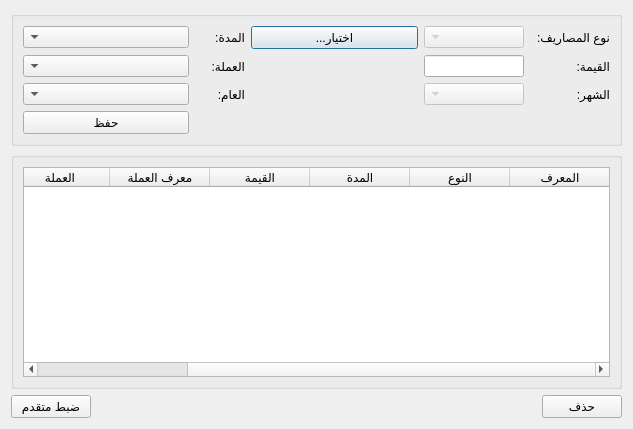
<?xml version="1.0" encoding="UTF-8"?>
<ui version="4.0">
 <class>Expenses</class>
 <widget class="QDialog" name="Expenses">
  <property name="windowModality">
   <enum>Qt::WindowModal</enum>
  </property>
  <property name="geometry">
   <rect>
    <x>0</x>
    <y>0</y>
    <width>633</width>
    <height>429</height>
   </rect>
  </property>
  <property name="windowTitle">
   <string>المصاريف الشهرية</string>
  </property>
  <property name="windowIcon">
   <iconset>
    <normaloff>graphics/icon.xpm</normaloff>graphics/icon.xpm</iconset>
  </property>
  <property name="layoutDirection">
   <enum>Qt::RightToLeft</enum>
  </property>
  <property name="modal">
   <bool>true</bool>
  </property>
  <layout class="QGridLayout" name="gridLayout_3">
   <item row="0" column="0" colspan="3">
    <widget class="QGroupBox" name="groupBox">
     <property name="layoutDirection">
      <enum>Qt::RightToLeft</enum>
     </property>
     <property name="title">
      <string/>
     </property>
     <layout class="QGridLayout" name="gridLayout">
      <item row="4" column="3">
       <widget class="QLabel" name="label_5">
        <property name="text">
         <string>العملة:</string>
        </property>
       </widget>
      </item>
      <item row="5" column="3">
       <widget class="QLabel" name="label_2">
        <property name="minimumSize">
         <size>
          <width>50</width>
          <height>0</height>
         </size>
        </property>
        <property name="maximumSize">
         <size>
          <width>50</width>
          <height>16777215</height>
         </size>
        </property>
        <property name="text">
         <string>العام:</string>
        </property>
       </widget>
      </item>
      <item row="5" column="4">
       <widget class="QComboBox" name="expense_year_combobox">
        <property name="minimumSize">
         <size>
          <width>100</width>
          <height>0</height>
         </size>
        </property>
        <property name="maximumSize">
         <size>
          <width>180</width>
          <height>16777215</height>
         </size>
        </property>
        <property name="layoutDirection">
         <enum>Qt::RightToLeft</enum>
        </property>
       </widget>
      </item>
      <item row="0" column="3">
       <widget class="QLabel" name="label_6">
        <property name="text">
         <string>المدة:</string>
        </property>
       </widget>
      </item>
      <item row="0" column="0">
       <widget class="QLabel" name="label_4">
        <property name="maximumSize">
         <size>
          <width>80</width>
          <height>16777215</height>
         </size>
        </property>
        <property name="text">
         <string>نوع المصاريف:</string>
        </property>
       </widget>
      </item>
      <item row="0" column="1">
       <widget class="QComboBox" name="expense_type_combobox">
        <property name="enabled">
         <bool>false</bool>
        </property>
        <property name="minimumSize">
         <size>
          <width>100</width>
          <height>0</height>
         </size>
        </property>
        <property name="maximumSize">
         <size>
          <width>100</width>
          <height>16777215</height>
         </size>
        </property>
        <property name="layoutDirection">
         <enum>Qt::RightToLeft</enum>
        </property>
       </widget>
      </item>
      <item row="4" column="1">
       <widget class="QLineEdit" name="expenses_input">
        <property name="minimumSize">
         <size>
          <width>100</width>
          <height>0</height>
         </size>
        </property>
        <property name="maximumSize">
         <size>
          <width>100</width>
          <height>16777215</height>
         </size>
        </property>
        <property name="layoutDirection">
         <enum>Qt::RightToLeft</enum>
        </property>
       </widget>
      </item>
      <item row="5" column="0">
       <widget class="QLabel" name="label_3">
        <property name="text">
         <string>الشهر:</string>
        </property>
       </widget>
      </item>
      <item row="0" column="4">
       <widget class="QComboBox" name="time_slot_combobox">
        <property name="minimumSize">
         <size>
          <width>100</width>
          <height>0</height>
         </size>
        </property>
        <property name="maximumSize">
         <size>
          <width>180</width>
          <height>16777215</height>
         </size>
        </property>
        <property name="layoutDirection">
         <enum>Qt::RightToLeft</enum>
        </property>
       </widget>
      </item>
      <item row="0" column="2">
       <widget class="QPushButton" name="select_expense_btn">
        <property name="layoutDirection">
         <enum>Qt::RightToLeft</enum>
        </property>
        <property name="text">
         <string>...اختيار</string>
        </property>
       </widget>
      </item>
      <item row="4" column="0">
       <widget class="QLabel" name="label">
        <property name="text">
         <string>القيمة:</string>
        </property>
       </widget>
      </item>
      <item row="4" column="4">
       <widget class="QComboBox" name="currency_combobox">
        <property name="minimumSize">
         <size>
          <width>100</width>
          <height>0</height>
         </size>
        </property>
        <property name="maximumSize">
         <size>
          <width>180</width>
          <height>16777215</height>
         </size>
        </property>
        <property name="layoutDirection">
         <enum>Qt::RightToLeft</enum>
        </property>
       </widget>
      </item>
      <item row="5" column="1">
       <widget class="QComboBox" name="expense_month_combobox">
        <property name="enabled">
         <bool>false</bool>
        </property>
        <property name="minimumSize">
         <size>
          <width>100</width>
          <height>0</height>
         </size>
        </property>
        <property name="maximumSize">
         <size>
          <width>100</width>
          <height>16777215</height>
         </size>
        </property>
        <property name="layoutDirection">
         <enum>Qt::RightToLeft</enum>
        </property>
       </widget>
      </item>
      <item row="6" column="4">
       <widget class="QPushButton" name="save_btn">
        <property name="layoutDirection">
         <enum>Qt::RightToLeft</enum>
        </property>
        <property name="text">
         <string>حفظ</string>
        </property>
       </widget>
      </item>
     </layout>
    </widget>
   </item>
   <item row="2" column="1">
    <spacer name="horizontalSpacer_2">
     <property name="orientation">
      <enum>Qt::Horizontal</enum>
     </property>
     <property name="sizeHint" stdset="0">
      <size>
       <width>531</width>
       <height>20</height>
      </size>
     </property>
    </spacer>
   </item>
   <item row="2" column="2">
    <widget class="QPushButton" name="expenses_settings_btn">
     <property name="text">
      <string>ضبط متقدم</string>
     </property>
    </widget>
   </item>
   <item row="2" column="0">
    <widget class="QPushButton" name="delete_btn">
     <property name="text">
      <string>حذف</string>
     </property>
    </widget>
   </item>
   <item row="1" column="0" colspan="3">
    <widget class="QGroupBox" name="groupBox_2">
     <property name="title">
      <string/>
     </property>
     <layout class="QGridLayout" name="gridLayout_2">
      <item row="0" column="0">
       <widget class="QTableWidget" name="expenses_table">
        <property name="editTriggers">
         <set>QAbstractItemView::NoEditTriggers</set>
        </property>
        <property name="showDropIndicator" stdset="0">
         <bool>false</bool>
        </property>
        <property name="dragDropOverwriteMode">
         <bool>false</bool>
        </property>
        <property name="alternatingRowColors">
         <bool>true</bool>
        </property>
        <property name="selectionMode">
         <enum>QAbstractItemView::SingleSelection</enum>
        </property>
        <property name="selectionBehavior">
         <enum>QAbstractItemView::SelectRows</enum>
        </property>
        <property name="verticalScrollMode">
         <enum>QAbstractItemView::ScrollPerPixel</enum>
        </property>
        <property name="horizontalScrollMode">
         <enum>QAbstractItemView::ScrollPerPixel</enum>
        </property>
        <property name="sortingEnabled">
         <bool>true</bool>
        </property>
        <attribute name="verticalHeaderVisible">
         <bool>false</bool>
        </attribute>
        <column>
         <property name="text">
          <string>المعرف</string>
         </property>
        </column>
        <column>
         <property name="text">
          <string>النوع</string>
         </property>
        </column>
        <column>
         <property name="text">
          <string>المدة</string>
         </property>
        </column>
        <column>
         <property name="text">
          <string>القيمة</string>
         </property>
        </column>
        <column>
         <property name="text">
          <string>معرف العملة</string>
         </property>
        </column>
        <column>
         <property name="text">
          <string>العملة</string>
         </property>
        </column>
        <column>
         <property name="text">
          <string>العام</string>
         </property>
        </column>
        <column>
         <property name="text">
          <string>الشهر</string>
         </property>
        </column>
       </widget>
      </item>
     </layout>
    </widget>
   </item>
  </layout>
 </widget>
 <resources/>
 <connections/>
</ui>
